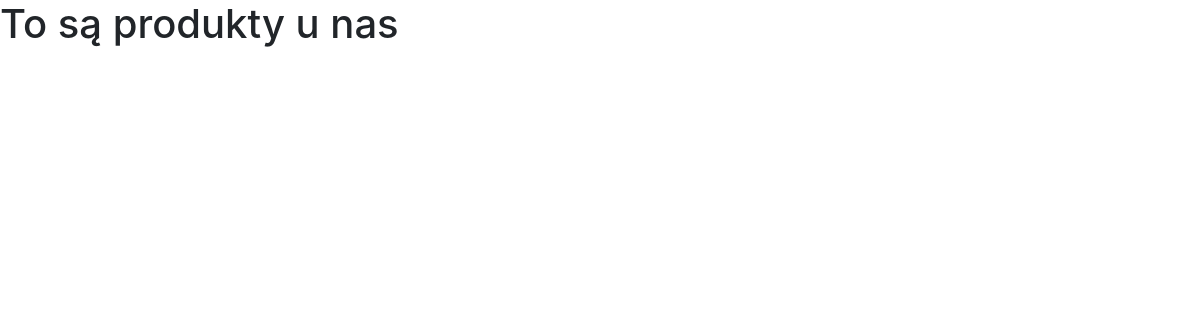
/products/, run on an earlier commit of the app's database.
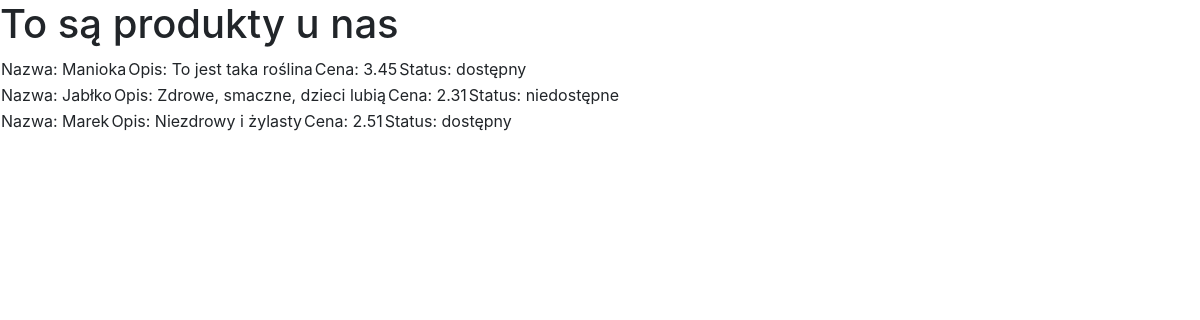
And on a later commit of the database.
### products/models.py (models this page shows)
class Products(models.Model):
    name = models.CharField(max_length=30)
    info = models.CharField(max_length=155)
    price = models.FloatField()
    status = models.CharField(max_length=30)

### products/views.py (the view)
# urls.py: path('products/', production),
def production(request):
    prod = Products.objects.all()
    return render(
        request=request,
        template_name= 'read_products.html',
        context = {'prod': prod}
    )

### products/templates/read_products.html
{% extends "base.html" %}
{% block content %}
<h1>To są produkty u nas</h1>
{% for p in prod  %}
<table>
    <tr>
    <td>Nazwa: {{ p.name }}</td>
    <td>Opis: {{ p.info }}</td>
    <td>Cena: {{ p.price }}</td>
    <td>Status: {{ p.status }}</td>
    </tr>
</table>
{% endfor  %}
{% endblock %}

What changed in the data, as far as the page shows it:
added Products: name "Manioka", info "To jest taka roślina", price "3.45", status "dostępny"
added Products: name "Jabłko", info "Zdrowe, smaczne, dzieci lubią", price "2.31", status "niedostępne"
added Products: name "Marek", info "Niezdrowy i żylasty", price "2.51", status "dostępny"
